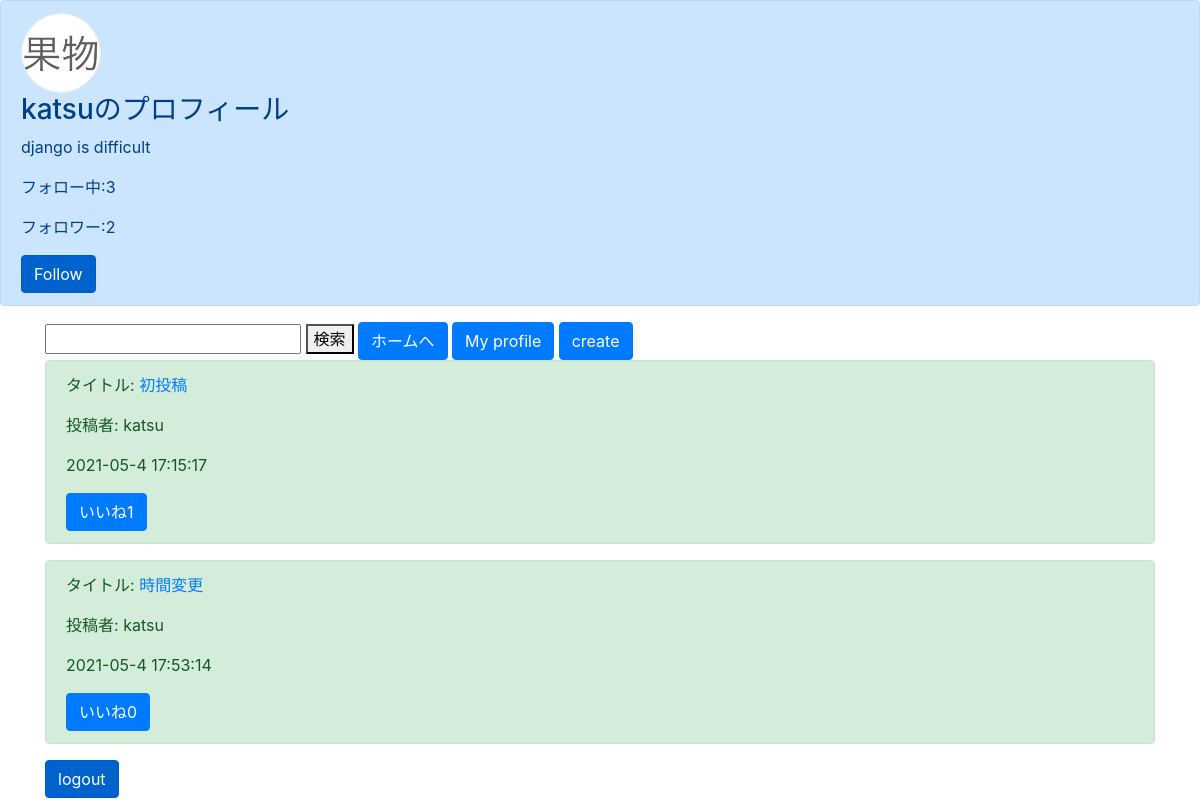
Before: /profile/1 with the older database file.
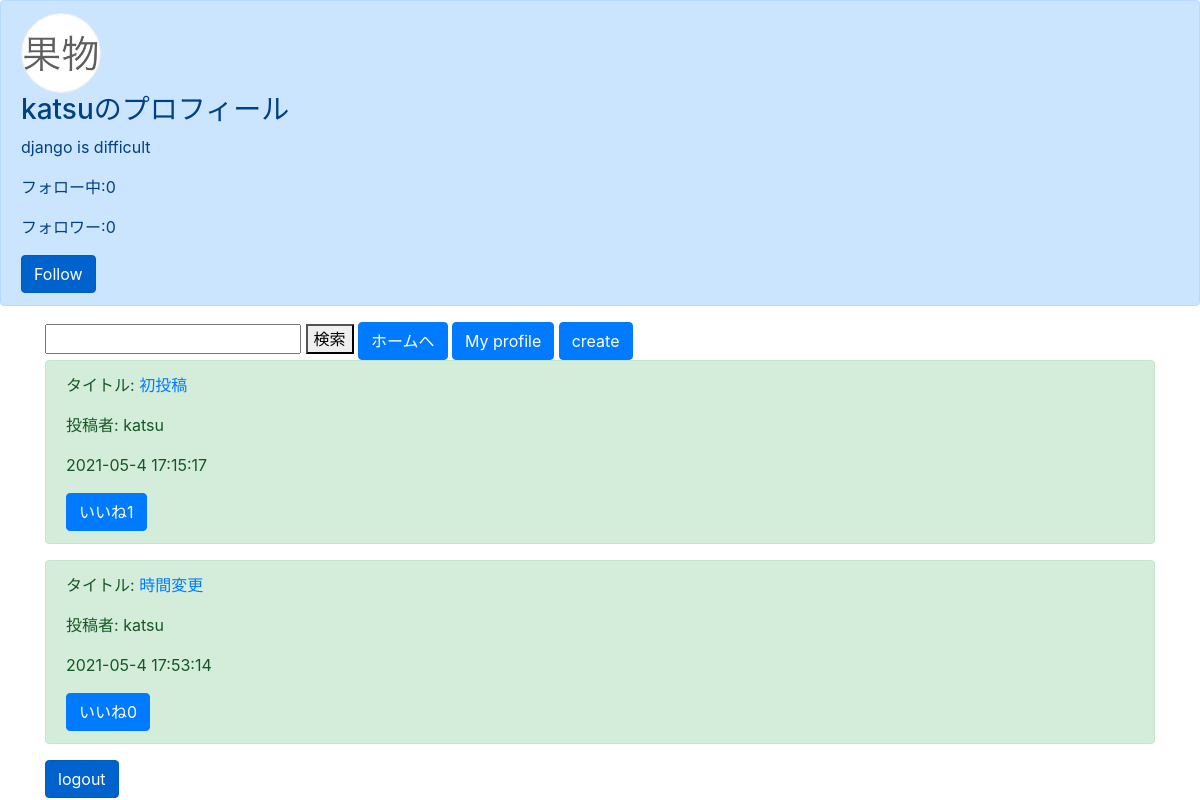
After: the same page with the newer database file.
### boardapp/models.py (models this page shows, shortened)
class ProfileModel(models.Model):
    user_id = models.IntegerField(null=True, blank=True, default=0)
    author = models.CharField(max_length=50)
    one_thing = models.TextField(null=True, blank=True, default='initial')
    header_image = models.ImageField(upload_to='', null=True, blank=True, default=0)
    follow_number = models.IntegerField(null=True, blank=True, default=0)
    follow_text = models.TextField(null=True, blank=True, default='initial')
    befollowed_number = models.IntegerField(null=True, blank=True, default=0)
    befollowed_text = models.TextField(null=True, blank=True, default='initial')

class BoardModel(models.Model):
    user_id = models.IntegerField(null=True, blank=True, default=0)
    title = models.CharField(max_length=100)
    content = models.TextField()
    author = models.CharField(max_length=50)
    sns_image = models.ImageField(upload_to='',null=True, blank=True, default=0)
    good = models.IntegerField(null=True, blank=True, default=0)
    readtext = models.TextField(null=True, blank=True, default='initial')
    pub_date = models.DateTimeField(default=timezone.now)

### boardapp/views.py (the view)
# urls.py: path('profile/<int:user_id>', profilefunc, name='profile'),
def profilefunc(request, user_id):
	object_profile = ProfileModel.objects.get(user_id=user_id)
	user = request.user
	object_board = []
	following = False
	if str(user.id) in object_profile.befollowed_text.split():
		following = True
	for b in BoardModel.objects.all():
		if user_id == b.user_id:
			object_board.append(b)
	return render(request, 'profile.html', {'object_board':object_board, 'object_profile':object_profile, 'following':following})

### templates/profile.html (shortened to what this page needs)
{% extends 'base.html' %}
{% load static %}
{% block customcss %}
<link href="{% static 'image.css' %}" rel="stylesheet">
{% endblock customcss %}
{% block header %}
<div class="alert alert-primary" role="alert">
    <img src="{{object_profile.header_image.url}}" class="user-icon" >
    <h3>{{object_profile.author}}のプロフィール</h3>
    <p>{{object_profile.one_thing}}</p>
    <p>フォロー中:{{object_profile.follow_number}}</p>
    <p>フォロワー:{{object_profile.befollowed_number}}</p>
    {% if user.id == object_profile.user_id %}
    {% elif following %}
    <button type="button" class="btn btn-primary" disabled>Following</button>
    {% else %}
    <a href="{% url 'follow' object_profile.user_id %}" class="btn btn-primary active" role="button" aria-pressed="true">Follow</a>
    {% endif %}
</div>
{% endblock header %}
{% block content %}
<div class="container">
    <form method="GET" action="{% url 'list' %}">
        <input type="text" name="keyword">
        <button type="submit">検索</button>
        <a href="{% url 'list' %}" class="btn btn-primary " tabindex="-1" role="button" aria-disabled="true">ホームへ</a>
        <a href="{% url 'profile' user.id  %}" class="btn btn-primary"  tabindex="-1" role="button" aria-disabled="true">My profile</a>
        <a href="{% url 'create' %}" class="btn btn-primary " tabindex="-1" role="button" aria-disabled="true">create</a>
    </form>
    {% for item in object_board %}
    <div class="alert alert-success" role="alert">
        <p>タイトル: <a href="{% url 'detail' item.pk %}">{{ item.title }}</a></p>
        <p>投稿者: {{ item.author }}</p>
        <p>{{ item.pub_date|date:"Y-m-j H:i:s" }}</p>
        <a href="{% url 'good' item.pk %}" class="btn btn-primary "  tabindex="-1" role="button" aria-disabled="true">いいね{{item.good}}</a>
    </div>
    {% endfor %}
    <a href="{% url 'logout' %}" class="btn btn-primary active" role="button" aria-pressed="true">logout</a>
</div>
{% endblock content %}

### templates/base.html (shortened to what this page needs)
<!doctype html>
<html lang="en">
  <head>
    <link rel="stylesheet" href="https://cdn.jsdelivr.net/npm/bootstrap@4.6.0/dist/css/bootstrap.min.css">
	{% block customcss %}{% endblock customcss %}
  </head>
  <body>
    {% block header %}{% endblock header %}
	{% block content %}{% endblock content %}
  </body>
</html>

### static/image.css (style rules this page uses)
.user-icon { height: 80px; width: 80px; object-fit: cover; border-radius: 50%; border: 1.5px solid #eee; }

Changed rows visible on the page:
changed ProfileModel "katsu": follow_number "3" → "0"; befollowed_number "2" → "0"
